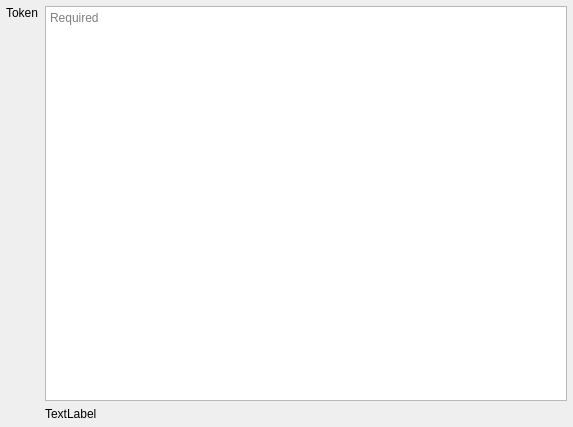
<?xml version="1.0" encoding="UTF-8"?>
<ui version="4.0">
 <class>QgsAuthEsriTokenEdit</class>
 <widget class="QWidget" name="QgsAuthEsriTokenEdit">
  <property name="geometry">
   <rect>
    <x>0</x>
    <y>0</y>
    <width>573</width>
    <height>427</height>
   </rect>
  </property>
  <layout class="QGridLayout" name="gridLayout">
   <property name="leftMargin">
    <number>6</number>
   </property>
   <property name="topMargin">
    <number>6</number>
   </property>
   <property name="rightMargin">
    <number>6</number>
   </property>
   <property name="bottomMargin">
    <number>6</number>
   </property>
   <item row="1" column="0">
    <spacer name="verticalSpacer_2">
     <property name="orientation">
      <enum>Qt::Vertical</enum>
     </property>
     <property name="sizeHint" stdset="0">
      <size>
       <width>20</width>
       <height>173</height>
      </size>
     </property>
    </spacer>
   </item>
   <item row="0" column="0">
    <widget class="QLabel" name="lblToken">
     <property name="text">
      <string>Token</string>
     </property>
    </widget>
   </item>
   <item row="0" column="1" rowspan="2">
    <widget class="QPlainTextEdit" name="mTokenEdit">
     <property name="placeholderText">
      <string>Required</string>
     </property>
    </widget>
   </item>
   <item row="2" column="1">
    <widget class="QLabel" name="mLinkLabel">
     <property name="text">
      <string>TextLabel</string>
     </property>
    </widget>
   </item>
  </layout>
 </widget>
 <resources/>
 <connections/>
</ui>
